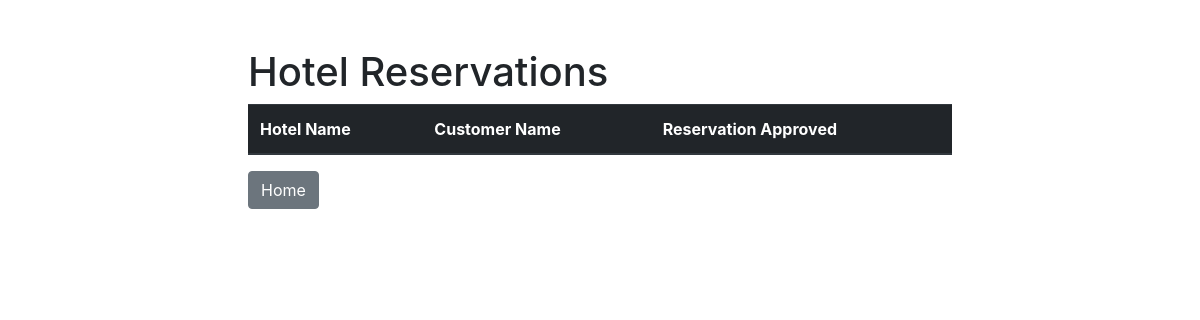
The app's page /public/actions/admin.php, older data.
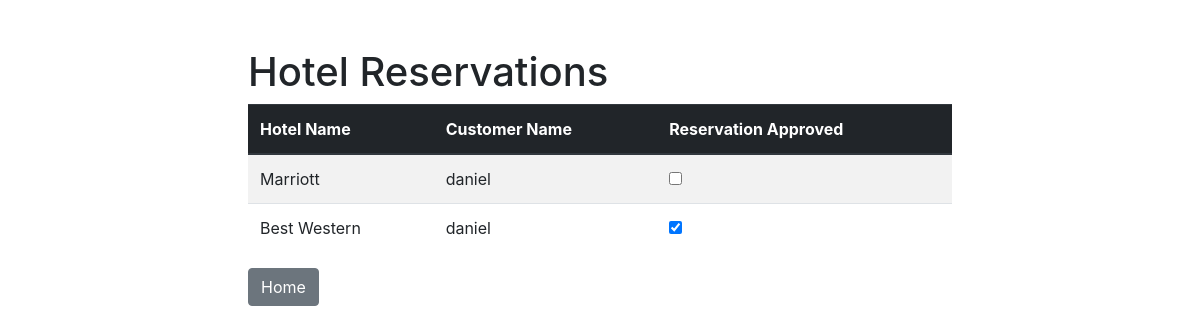
The same page, newer data.
### tables this page shows
CREATE TABLE IF NOT EXISTS `reservation` (
  `id` int(11) NOT NULL,
  `user_id` int(11) NOT NULL,
  `hotel_id` int(11) NOT NULL,
  `approved` varchar(1) NOT NULL DEFAULT '0'
);

CREATE TABLE IF NOT EXISTS `hotel` (
  `id` int(11) NOT NULL,
  `name` varchar(25) NOT NULL DEFAULT '',
  `desc` varchar(225) NOT NULL DEFAULT '',
  `image` varchar(64) DEFAULT NULL
);

CREATE TABLE IF NOT EXISTS `user` (
  `id` int(11) NOT NULL,
  `name` varchar(225) NOT NULL DEFAULT '',
  `email` varchar(225) NOT NULL DEFAULT '',
  `password` char(64) NOT NULL DEFAULT '',
  `admin` bit(1) DEFAULT NULL
);

### public/actions/admin.php (called while the page is built, shortened)
<?php
require $_SERVER['DOCUMENT_ROOT'].'/hotels/core/services/userService.php';
require $_SERVER['DOCUMENT_ROOT'].'/hotels/core/services/hotelService.php';
$pdo = Connection::connect();
$sql = 'SELECT * FROM RESERVATION';
$stmt = $pdo->prepare($sql);
$stmt->execute();
$reservations = $stmt->fetchAll();
require $_SERVER['DOCUMENT_ROOT'].'/hotels/public/views/hotels.admin.view.php';

### core/services/hotelService.php (called while the page is built)
<?php
require $_SERVER['DOCUMENT_ROOT'].'/hotels/core/models/hotel.php';
class HotelService {
	public static function getHotelById($id) {
		$pdo = Connection::connect();
        $sql = 'SELECT * FROM HOTEL WHERE id = :id';
        $stmt = $pdo->prepare($sql);
        $stmt->bindParam(':id', $id);
        $stmt->execute();
		$hotel = $stmt->fetchAll(PDO::FETCH_CLASS | PDO::FETCH_PROPS_LATE, 'Hotel', [null, null, null, null]);
		return $hotel[0];
    }
}

### core/models/hotel.php (called while the page is built, shortened)
<?php
class Hotel {
    private $name;
    public function __construct($id, $name, $desc, $image) {
        $this->name = $name;
    }
    public function getName() {
        return $this->name;
    }
}

### core/services/userService.php (called while the page is built)
<?php
require $_SERVER['DOCUMENT_ROOT'].'/hotels/core/models/user.php';
class UserService {
	public static function getUserById($id) {
		$pdo = Connection::connect();
        $sql = 'SELECT * FROM USER WHERE id = :id';
        $stmt = $pdo->prepare($sql);
        $stmt->bindParam(':id', $id);
        $stmt->execute();
		$user = $stmt->fetchAll(PDO::FETCH_CLASS | PDO::FETCH_PROPS_LATE, 'User', [null, null, null, null]);
		return $user[0];
    }
}

### core/models/user.php (called while the page is built, shortened)
<?php
class User {
    private $name;
    public function __construct($name, $email, $password) {
        $this->name = $name;
    }
    public function getName() {
        return $this->name;
    }
}

### public/views/hotels.admin.view.php (the view, shortened to what this page needs)
<?php include_once "includes/_header.php"; ?>
<body class="p-5 mx-auto " style="max-width: 800px;">
	<h1>Hotel Reservations</h1>
	<table class="table table-striped">
	  <thead class="thead-dark">
	    <tr>
	      <th scope="col">Hotel Name</th>
	      <th scope="col">Customer Name</th>
	      <th scope="col">Reservation Approved</th>
	    </tr>
	  </thead>
	  <tbody>
		<?php foreach ($reservations as $reservation):
          ?>
			<tr>
		      <td><?= HotelService::getHotelById($reservation['hotel_id'])->getName() ?></td>
		      <td><?= UserService::getUserById($reservation['user_id'])->getName() ?></td>
		      <td><input id="<?= $reservation['id'] ?>" class="approveCheckbox" type="checkbox" <?= filter_var($reservation['approved'], FILTER_VALIDATE_BOOLEAN) ? 'checked' : '' ?>></td>
		    </tr>
		<?php endforeach; ?>
	  </tbody>
	</table>
<a class="btn btn-secondary" href="../../index.php" role="button">Home</a>
<?php include_once "includes/_footer.php"; ?>

### public/views/includes/_header.php (shortened to what this page needs)
<!DOCTYPE html>
<html lang="en">
<head>
    <link rel="stylesheet" href="https://stackpath.bootstrapcdn.com/bootstrap/4.1.0/css/bootstrap.min.css">
    <link rel="stylesheet" href="public/styles/style.css">
</head>

### public/views/includes/_footer.php (shortened to what this page needs)
</body>
</html>

Row changes from the older to the newer data that the page shows:
added reservation: hotel.name "Marriott", user.name "daniel"
added reservation: hotel.name "Best Western", user.name "daniel", approved "☑"
